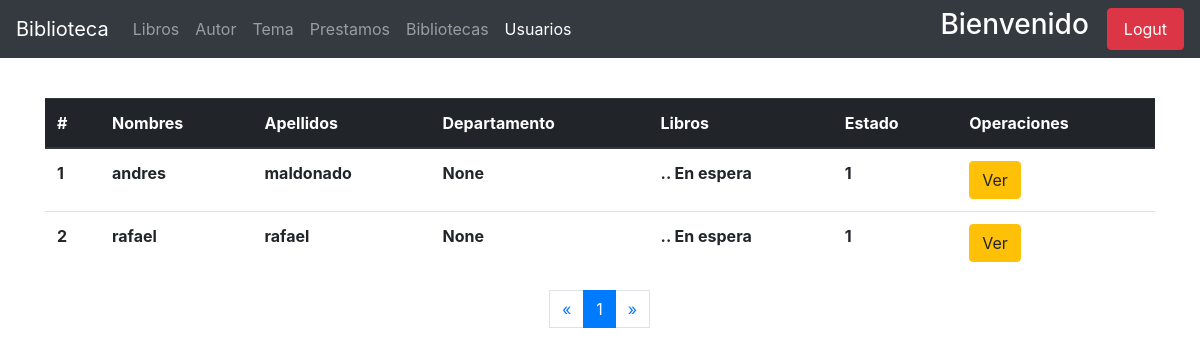
Before: /user-list/ (signed in) with the older database file.
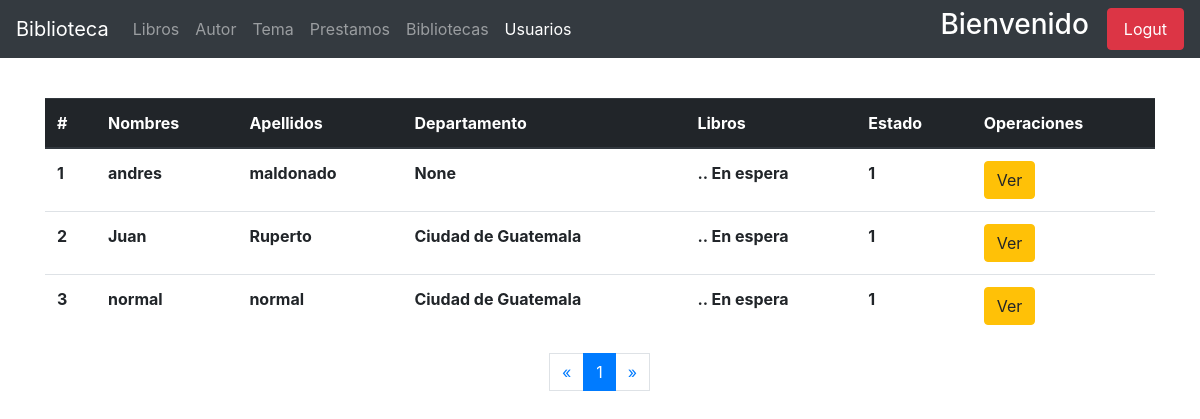
After: the same page with the newer database file.
### usuarios/models.py (models this page shows, shortened)
class User(AbstractUser):
    email = models.EmailField(unique=True)
    adress = models.CharField(max_length=100 , null=True, blank=True)
    celphone = models.PositiveIntegerField(blank=True, null=True)
    gender = models.BooleanField(default=True, choices = [
        (True, 'Male'),
        (False, 'Female'),
    ])
    birth_date = models.DateField(blank=True, null=True)
    cui = models.PositiveIntegerField(blank=True, null=True)
    departamento = models.ForeignKey(Departamento, on_delete=models.PROTECT,blank=True,  null=True)
    municipio = models.ForeignKey(Municipio, on_delete=models.CASCADE, blank=True, null=True)
    zona = models.PositiveIntegerField(_('zona del municipio'), blank=True, null=True)
    escolaridad = models.PositiveIntegerField(_('escolaridad'), default=0, choices=[
        ( 1, 'None' ),
        ( 2, 'Primaria'),
        ( 3,'Basicos'),
        ( 4, 'Diversificado'),
        ( 5, 'Universidad'),
        ( 6, 'Maestria'),
    ])
    establecimiento = models.CharField(_('establecimiento'), max_length=150, blank=True, null=True)
    estado = models.PositiveSmallIntegerField(_('estado'), default=1)
    imagen = models.ImageField(_('perfil'), upload_to='usuarios/avatares/', default='default_avatar.jpg', blank=True, null=True)
    USERNAME_FIELD = 'email'
    REQUIRED_FIELDS = ['username', 'first_name', 'last_name']

### models/paises/models.py (models this page shows)
class Municipio(models.Model):
    departamento = models.ForeignKey(Departamento, verbose_name=_('departamento'), on_delete=models.CASCADE)
    name = models.CharField(_('Municipio'), max_length=150)
    def __str__(self):
        return self.name

### usuarios/views.py (the view)
# urls.py: path('user-list/', views.UserListView.as_view(), name='list-users'),
class UserListView(AdminMixin, ListView):
    model = get_user_model()
    queryset = model.objects.filter(groups__name__in=['user'])
    context_object_name = 'Users'
    paginate_by = 5

### usuarios/mixins.py (called while the page is built)
def _user_mixin(group_name):
    class Mixin(LoginRequiredMixin, UserPassesTestMixin):
        login_url = reverse_lazy('usuarios:index')
        def test_func(self):
            user = self.request.user
            if user.is_superuser:
                return True
            group = Group.objects.get(name=group_name)
            return group in user.groups.all()
    return Mixin

### usuarios/templates/usuarios/user_list.html (shortened to what this page needs)
{% extends 'base.html' %}
{% block navbar_items %}
    <li class="nav-item ">
        <a class="nav-link" href="{% url 'book:admin_index' %}"> Libros <span class="sr-only">(current)</span></a>
    </li>
    <li class="nav-item">
        <a class="nav-link" href="{% url 'autor:autores-admin' %}"> Autor </a>
    </li>
    <li class="nav-item">
        <a class="nav-link" href="{% url 'temas:temas-admin' %}"> Tema </a>
    </li>
    <li class="nav-item ">
        <a href="{% url 'prestamos:prestamo-admin' %}" class="nav-link"> Prestamos </a>
    </li>
    <li class="nav-item ">
        <a href="{% url 'book:bibliotecas' %}" class="nav-link"> Bibliotecas </a>
    </li>
    <li class="nav-item active">
        <a class="nav-link" href="{% url 'usuarios:list-users' %}" > Usuarios </a>
    </li>
{% endblock navbar_items %}
{% block content %}
    <div class="container">
        <div class="table-responsive">
        <table class="table table-hover mt-4" id="table-controller">
            <thead class="thead-dark">
                <tr>
                    <th scope="col"> # </th>
                    <th scope="col"> Nombres </th>
                    <th scope="col"> Apellidos </th>
                    <th scope="col"> Departamento </th>
                    <th scope="col"> Libros </th>
                    <th scope="col"> Estado </th>
                    <th scope="col"> Operaciones </th>
                </tr>
            </thead>
            <tbody>
                {% for user in Users %}
                    <tr>
                        <th scope="row">{{ forloop.counter }}</th>
                        <th> {{ user.first_name }}</th>
                        <th> {{ user.last_name }} </th>
                        <th> {{ user.municipio }} </th>
                        <th>  .. En espera </th>
                        <th> {{ user.estado }} </th>
                        <th> <a href="{% url 'usuarios:user-detail' user.id %}" class="btn btn-warning"> Ver </a> </th>
                    </tr>
                    {% empty %}
                    <div class="container mt-2">
                        <li> No existen usuarios registrados </li>
                    </div>
                {% endfor %}
            </tbody>
        </table>
        </div>
        <nav aria-label="Page navigation example">
                <ul class="pagination justify-content-center">
                    {% if page_obj.has_previous %}
                        <li class="page-item"> <a href="?page={{ page_obj.previous_page_number }}" class="page-link" aria-label="Previous">&laquo;</a></li>
                    {% else %}
                    <li class="disabled"><span class="page-link">&laquo; </span> </li>
                    {% endif %}
                    {% for i in paginator.page_range %}
                        {% if page_obj.number == i %}
                            <li class="active page-item"><span class="page-link"> {{ i }} <span class="sr-only">current</span></span></li>
                        {% else %}
                            <li class="page-item"><a href="?page={{ i }}" class="page-link"> {{ i }} </a></li>
                        {% endif %}
                    {% endfor %}
                    {% if page_obj.has_next %}
                        <li class="page-item"><a href="?page={{ page_obj.next_page_number }}" class="page-link">&raquo;</a></li>
                    {% else %}
                        <li class="disabled" class="page-item"> <span class="page-link">&raquo;</span> </li>
                    {% endif %}
                </ul>
            </nav>
    </div>
{% endblock %}

Changed rows visible on the page:
removed User: first_name "rafael", last_name "rafael", municipio "None", estado "1"
added User: first_name "Juan", last_name "Ruperto", municipio "Ciudad de Guatemala", estado "1"
added User: first_name "normal", last_name "normal", municipio "Ciudad de Guatemala", estado "1"
